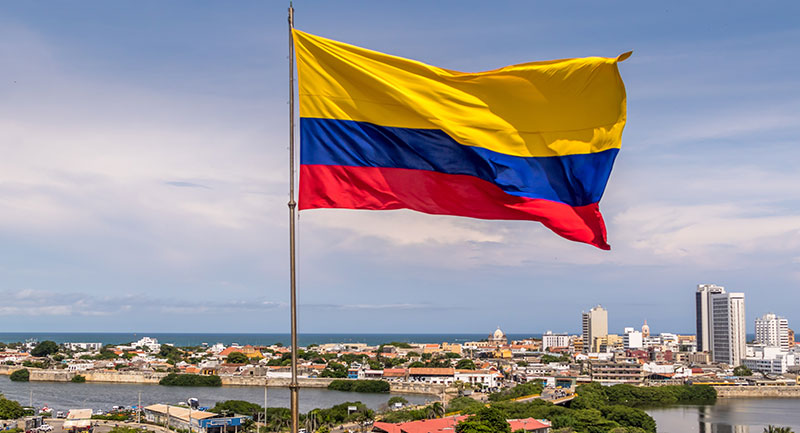
#> input picture Colombia.jpg, 800 x 433 px
$ jupyter execute Planos_Y_Recorte.ipynb
#> lines starting #> are read from the running program, lines starting #| are printed output that depends on the picture
# Planos de color y recorte de una imagen

# PLANOS RGB

[cell 1]
#Librerias
import numpy as np
import matplotlib.pyplot as plt
import skimage
from skimage import io
import cv2 as cv

[cell 2]
#Leer una imagen
Colombia = io.imread('Colombia.jpg')
#> Colombia is the input picture: shape (433, 800, 3); mean R, G, B 156.8, 150.6, 154.4

[cell 3]
#Visualización de la imagen
plt.imshow(Colombia)

[cell 4]
#Cargamos los diferentes planos de la imagen R-G-B
R_Colombia = Colombia[:,:,2]  #uint8
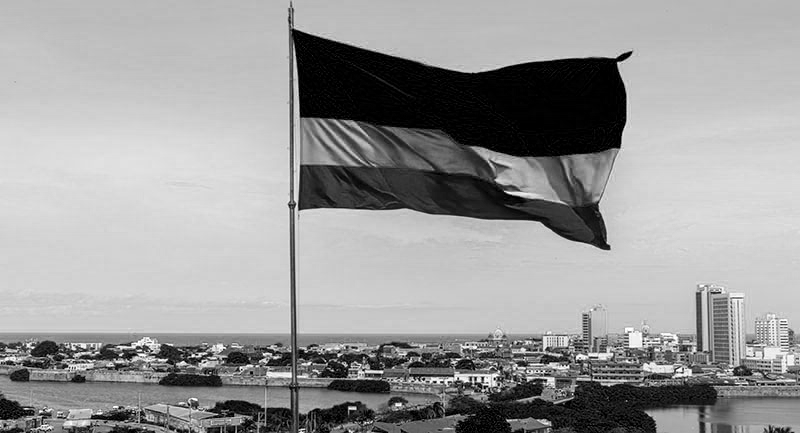
#> R_Colombia: shape (433, 800); min 0, max 255, mean 154.4
G_Colombia = Colombia[:,:,1]  #uint8
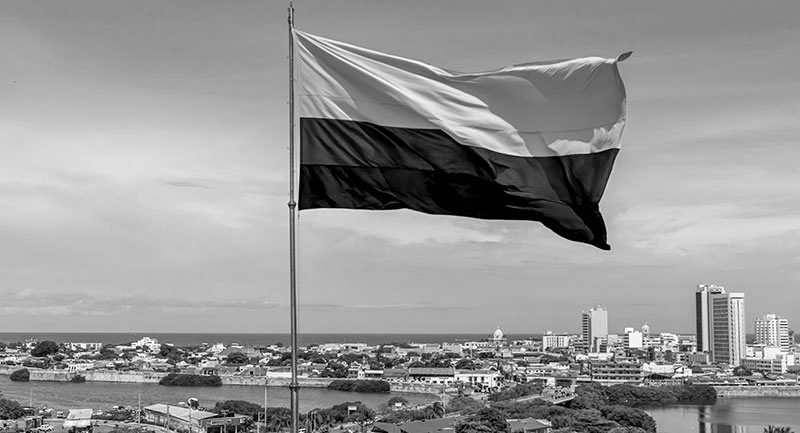
#> G_Colombia: shape (433, 800); min 0, max 255, mean 150.6
B_Colombia = Colombia[:,:,0]  #uint8
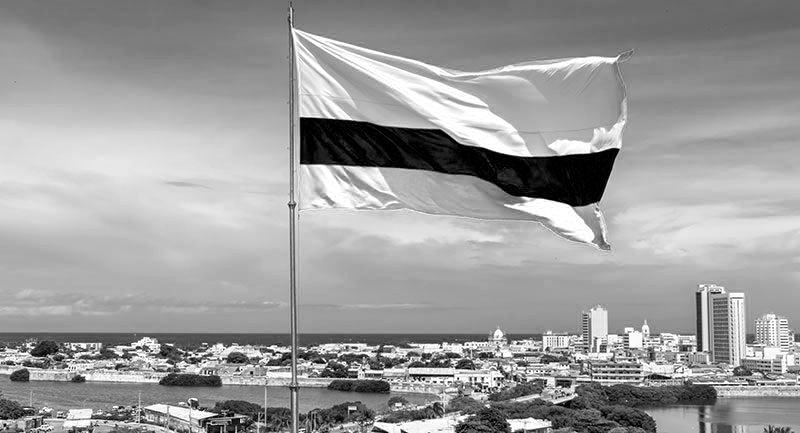
#> B_Colombia: shape (433, 800); min 0, max 255, mean 156.8

[cell 5]
fig, axes = plt.subplots(1, 3,
                         figsize=(22,21),constrained_layout=True)

# Plot
im = axes[0].imshow(R_Colombia, cmap='gray')
axes[0].axis('off')
axes[0].set_title('R', fontsize=32)

axes[1].imshow(G_Colombia, cmap='gray')
axes[1].axis('off')
axes[1].set_title('G', fontsize=32)

axes[2].imshow(B_Colombia, cmap='gray')
axes[2].axis('off')
axes[2].set_title('B', fontsize=32)
plt.show()
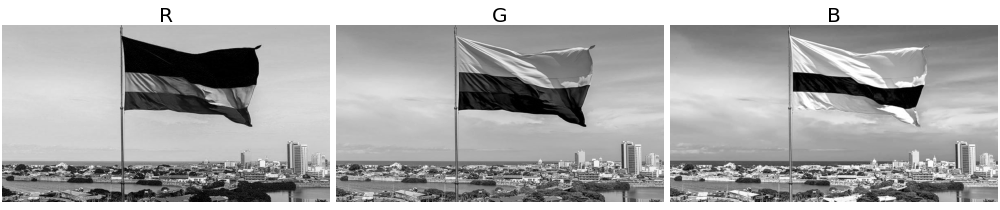
#> figure drawn by matplotlib, 3 panels

# PLANOS HSV

[cell 6]
# Convertir imagen RGB to HSV
imgtoHSV = cv.cvtColor(Colombia, cv.COLOR_RGB2HSV)
#> imgtoHSV: shape (433, 800, 3); mean H, S, V 93.9, 85.3, 183
plt.imshow(imgtoHSV)

H_Colombia = imgtoHSV[:,:,0]  #uint8
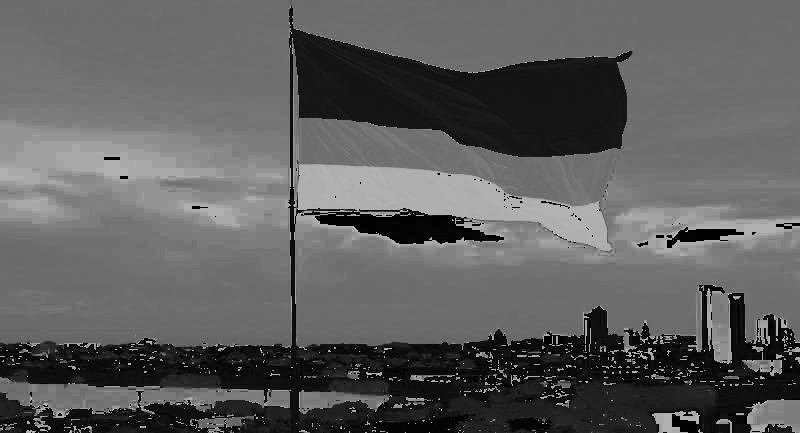
#> H_Colombia: shape (433, 800); min 0, max 179, mean 93.9
S_Colombia = imgtoHSV[:,:,1]  #uint8
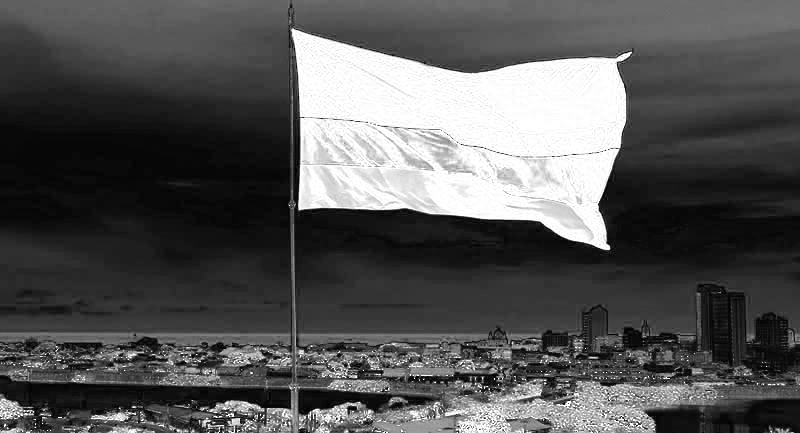
#> S_Colombia: shape (433, 800); min 0, max 255, mean 85.3
V_Colombia = imgtoHSV[:,:,2]  #uint8
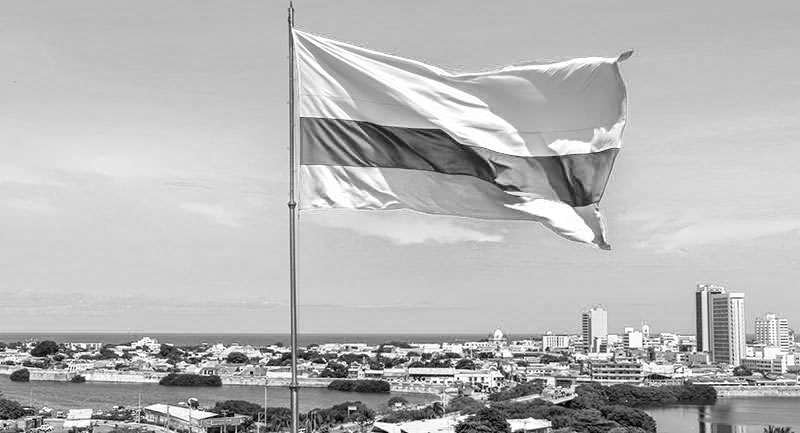
#> V_Colombia: shape (433, 800); min 0, max 255, mean 183

[cell 7]
fig, axes = plt.subplots(1, 3,
                         figsize=(22,21),constrained_layout=True)

# Plot
im = axes[0].imshow(H_Colombia, cmap='gray')
axes[0].axis('off')
axes[0].set_title('H', fontsize=32)

axes[1].imshow(S_Colombia, cmap='gray')
axes[1].axis('off')
axes[1].set_title('S', fontsize=32)

axes[2].imshow(V_Colombia, cmap='gray')
axes[2].axis('off')
axes[2].set_title('V', fontsize=32)
plt.show()

# Recortar una imagen

[cell 8]
plt.imshow(Colombia)

[cell 9]
#Recorte de la bandera de Colombia en la imagen
#recorte = Colombia[yinicial:yfinal, xinicial:xfinal]
recorte = Colombia[0:350, 200:650]
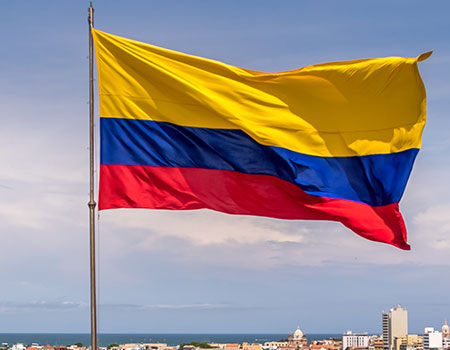
#> recorte: shape (350, 450, 3); mean R, G, B 156.6, 142.8, 142.5
plt.imshow(recorte)
